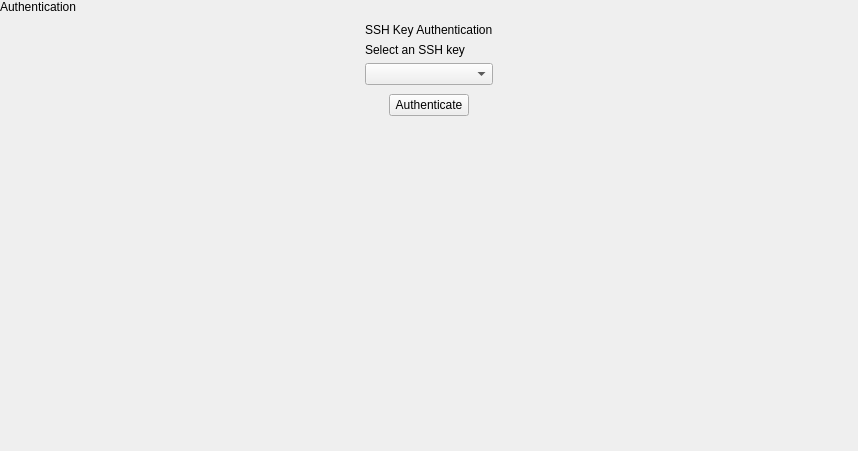
<?xml version="1.0" encoding="UTF-8"?>
<ui version="4.0">
 <class>SshKeySelectionSnapIn</class>
 <widget class="QWidget" name="SshKeySelectionSnapIn">
  <property name="geometry">
   <rect>
    <x>0</x>
    <y>0</y>
    <width>858</width>
    <height>451</height>
   </rect>
  </property>
  <property name="windowTitle">
   <string>Form</string>
  </property>
  <layout class="QVBoxLayout" name="verticalLayout_2">
   <property name="spacing">
    <number>0</number>
   </property>
   <property name="leftMargin">
    <number>0</number>
   </property>
   <property name="topMargin">
    <number>0</number>
   </property>
   <property name="rightMargin">
    <number>0</number>
   </property>
   <property name="bottomMargin">
    <number>0</number>
   </property>
   <item>
    <widget class="tTitleLabel" name="titleLabel">
     <property name="text">
      <string>Authentication</string>
     </property>
    </widget>
   </item>
   <item alignment="Qt::AlignHCenter">
    <widget class="QWidget" name="sshKeyOptionsWidget" native="true">
     <layout class="QVBoxLayout" name="verticalLayout">
      <item>
       <widget class="tSubtitleLabel" name="label">
        <property name="text">
         <string>SSH Key Authentication</string>
        </property>
       </widget>
      </item>
      <item>
       <widget class="QLabel" name="sshKeyAuthenticationPrompt">
        <property name="text">
         <string notr="true">Select an SSH key</string>
        </property>
       </widget>
      </item>
      <item>
       <widget class="QComboBox" name="sshKeysBox"/>
      </item>
     </layout>
    </widget>
   </item>
   <item alignment="Qt::AlignHCenter">
    <widget class="QPushButton" name="authenticateButton">
     <property name="text">
      <string>Authenticate</string>
     </property>
    </widget>
   </item>
   <item>
    <spacer name="verticalSpacer">
     <property name="orientation">
      <enum>Qt::Vertical</enum>
     </property>
     <property name="sizeHint" stdset="0">
      <size>
       <width>20</width>
       <height>338</height>
      </size>
     </property>
    </spacer>
   </item>
  </layout>
 </widget>
 <customwidgets>
  <customwidget>
   <class>tTitleLabel</class>
   <extends>QLabel</extends>
   <header location="global">ttitlelabel.h</header>
   <slots>
    <signal>backButtonClicked()</signal>
   </slots>
  </customwidget>
  <customwidget>
   <class>tSubtitleLabel</class>
   <extends>QLabel</extends>
   <header location="global">tsubtitlelabel.h</header>
  </customwidget>
 </customwidgets>
 <resources/>
 <connections/>
</ui>
